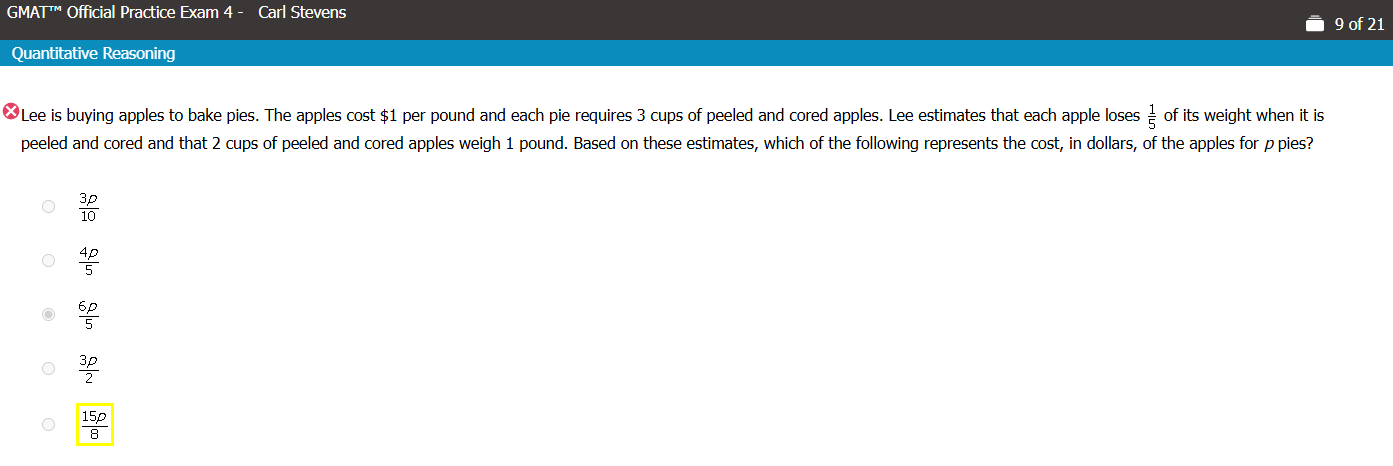
#> input picture screenshots/2025-07-17 11_35_41-Quantitative Reasoning 9 of 21.png, 1393 x 466 px; its folder holds only this picture in this run
$ python remove_yellow.py
#> lines starting #> are read from the running program, lines starting #| are printed output that depends on the picture; after the words box and inside, x2 and y2 are one past the last pixel; in counts of white or black regions, pixels touching at a corner belong together
import cv2
import numpy as np
import os

# --- CONFIGURATION ---
input_folder = "screenshots"     # Folder containing original screenshots
output_folder = "processed"      # Folder to save processed images
os.makedirs(output_folder, exist_ok=True)

# --- HSV Yellow Color Range (tweak if needed) ---
lower_yellow = np.array([20, 100, 100])
upper_yellow = np.array([40, 255, 255])

# --- Supported image formats ---
supported_exts = ('.png', '.jpg', '.jpeg')

# --- Process each image ---
for filename in os.listdir(input_folder):
    if filename.lower().endswith(supported_exts):
        input_path = os.path.join(input_folder, filename)
        output_path = os.path.join(output_folder, filename)

        # Read and convert image
        img = cv2.imread(input_path)
#> img is the input picture: shape (466, 1393, 3); mean B, G, R 231, 228.5, 221.9
        hsv = cv2.cvtColor(img, cv2.COLOR_BGR2HSV)
#> hsv: shape (466, 1393, 3); mean H, S, V 6.9, 19, 232.9

        # Create mask for yellow pixels
        mask = cv2.inRange(hsv, lower_yellow, upper_yellow)
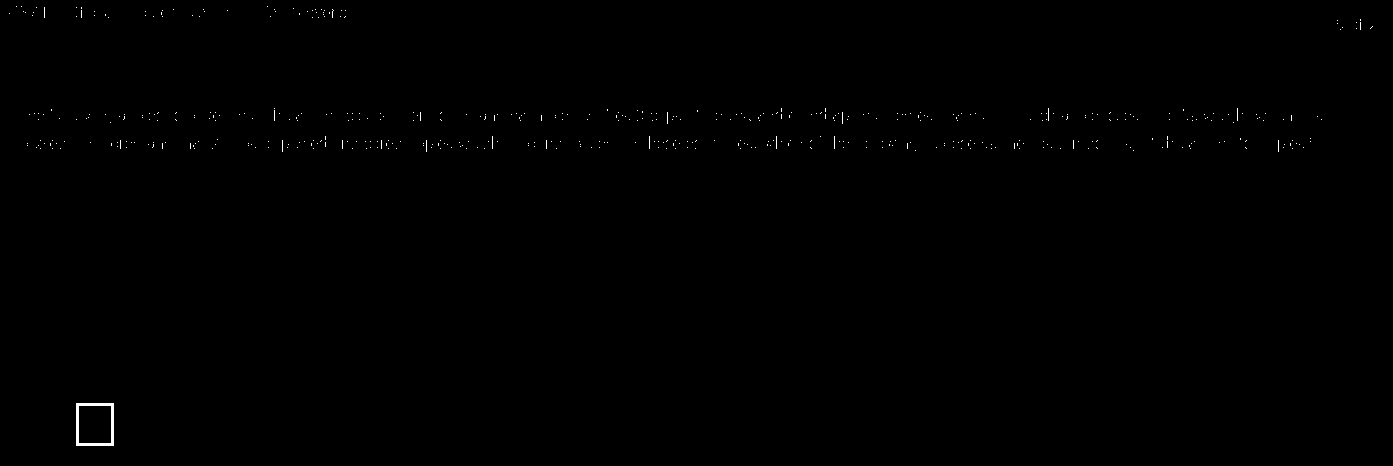
#> mask: shape (466, 1393); 0.2% white in thin lines or dots

        # Replace yellow pixels with white (or black or transparent)
        img[mask != 0] = [255, 255, 255]
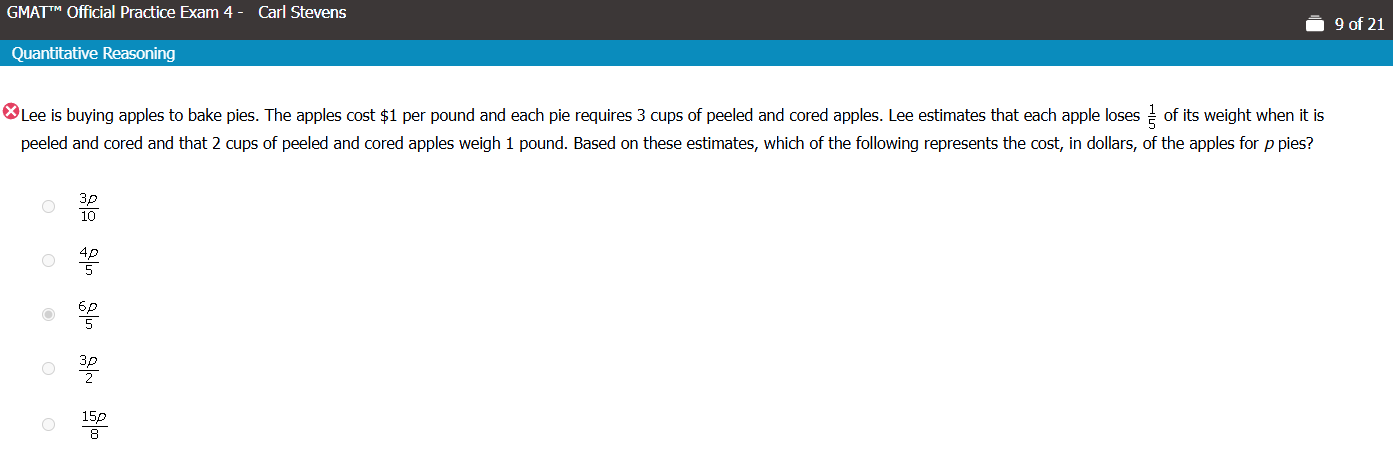
#> img: shape (466, 1393, 3); 0.2% of pixels changed, all inside (x1, y1, x2, y2) = (9, 6, 1373, 446)
        # [8 lines of commented-out code are left out]
        cv2.imwrite(output_path, img)

        gray = cv2.cvtColor(img, cv2.COLOR_BGR2GRAY)
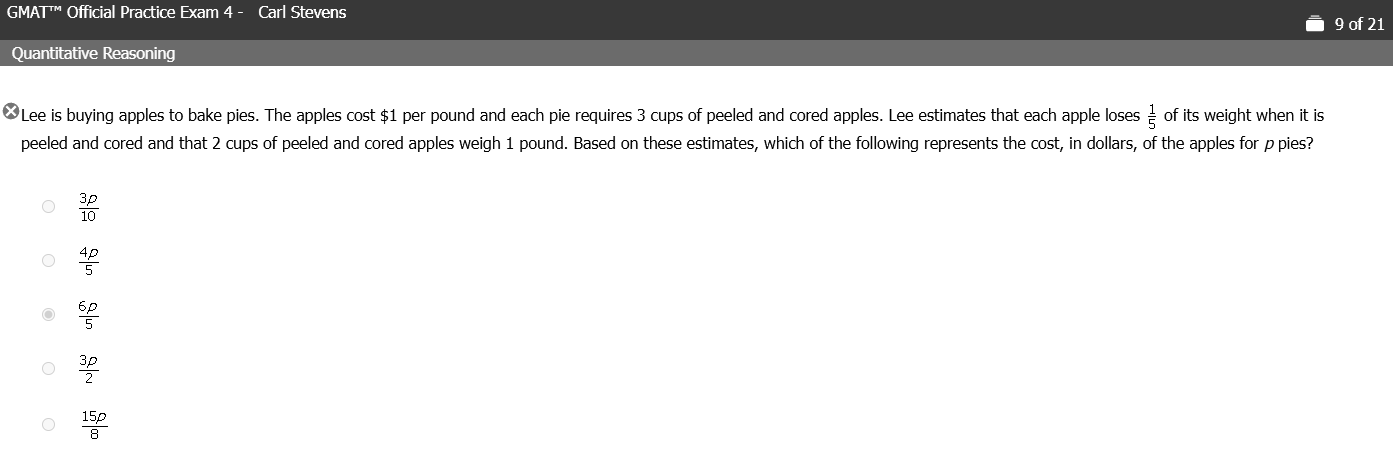
#> gray: shape (466, 1393); min 0, max 255, mean 226.9
        gray_output_path = os.path.splitext(output_path)[0] + "_gray.png"
        cv2.imwrite(gray_output_path, gray)

        print(f"Processed: {filename}")

$ run again, on screenshots/2025-07-17 11_36_22-Quantitative Reasoning 14 of 21.png
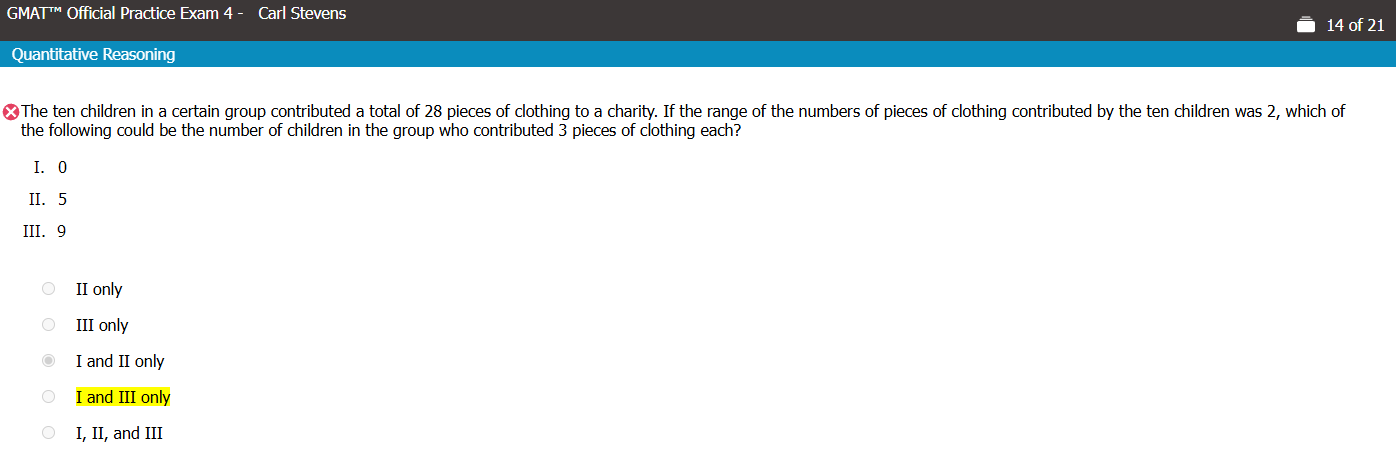
#> input picture screenshots/2025-07-17 11_36_22-Quantitative Reasoning 14 of 21.png, 1396 x 466 px
#> img is the input picture: shape (466, 1396, 3); mean B, G, R 230.5, 228.4, 221.8
#> hsv: shape (466, 1396, 3); mean H, S, V 6.9, 19.4, 232.8
#> `mask = cv2.inRange(hsv, lower_yellow, upper_yellow)`:
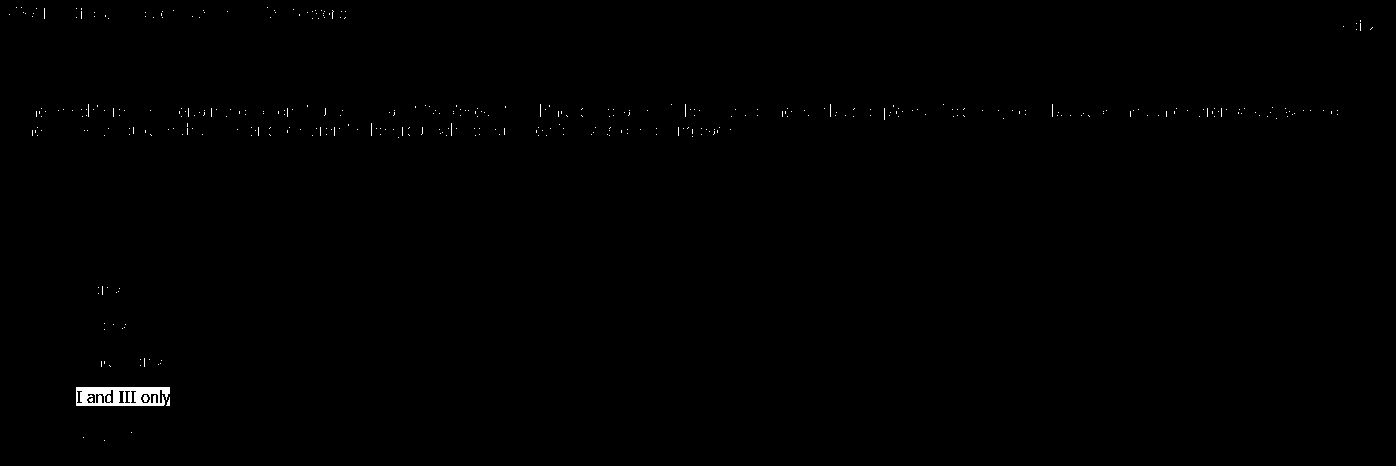
#> mask: shape (466, 1396); 0.33% white; 379 white regions (376 under 20 px), largest, box (x1, y1, x2, y2) and area: (76, 387, 170, 406) 1335, (143, 395, 148, 402) 27, (166, 397, 170, 406) 20
#> img: shape (466, 1396, 3); 0.33% of pixels changed, all inside (x1, y1, x2, y2) = (9, 7, 1373, 441)
#> `gray = cv2.cvtColor(img, cv2.COLOR_BGR2GRAY)`:
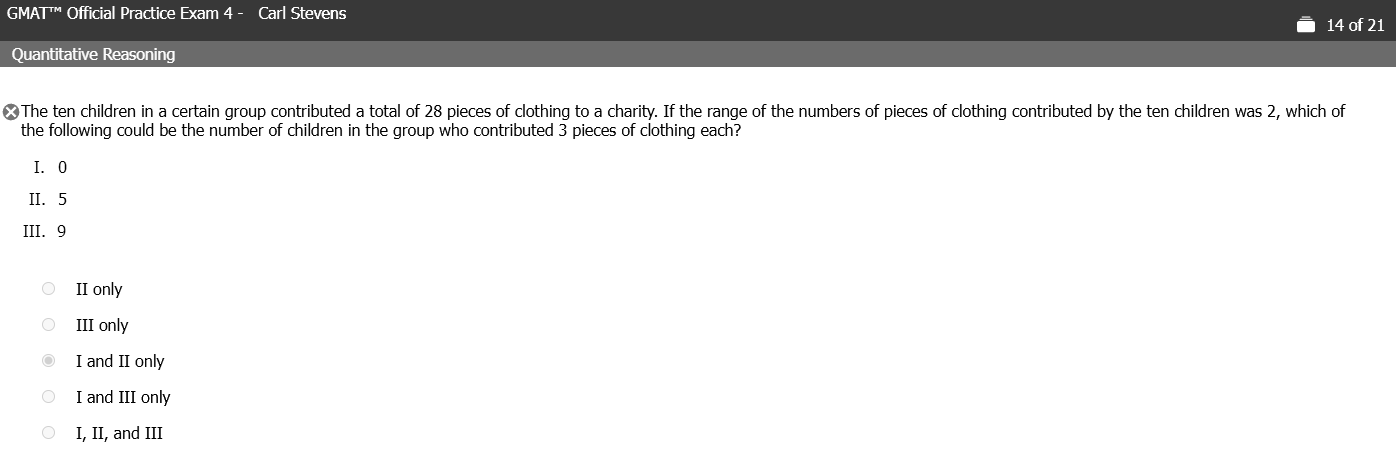
#> gray: shape (466, 1396); min 0, max 255, mean 226.8

$ run again, on screenshots/2025-07-17 11_36_38-Quantitative Reasoning 17 of 21.png
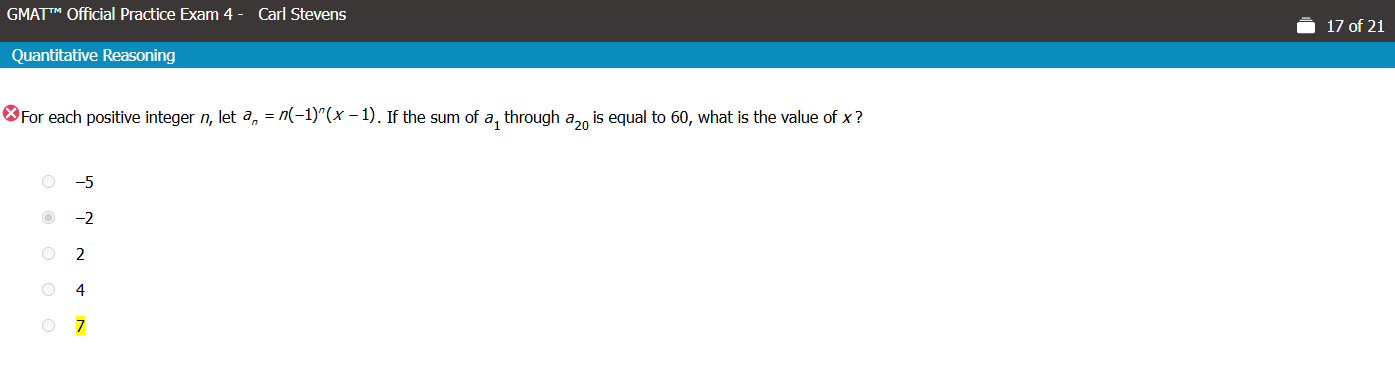
#> input picture screenshots/2025-07-17 11_36_38-Quantitative Reasoning 17 of 21.png, 1395 x 371 px
#> img is the input picture: shape (371, 1395, 3); mean B, G, R 227.1, 223.8, 215.5
#> hsv: shape (371, 1395, 3); mean H, S, V 7.6, 20.7, 228.3
#> `mask = cv2.inRange(hsv, lower_yellow, upper_yellow)`:
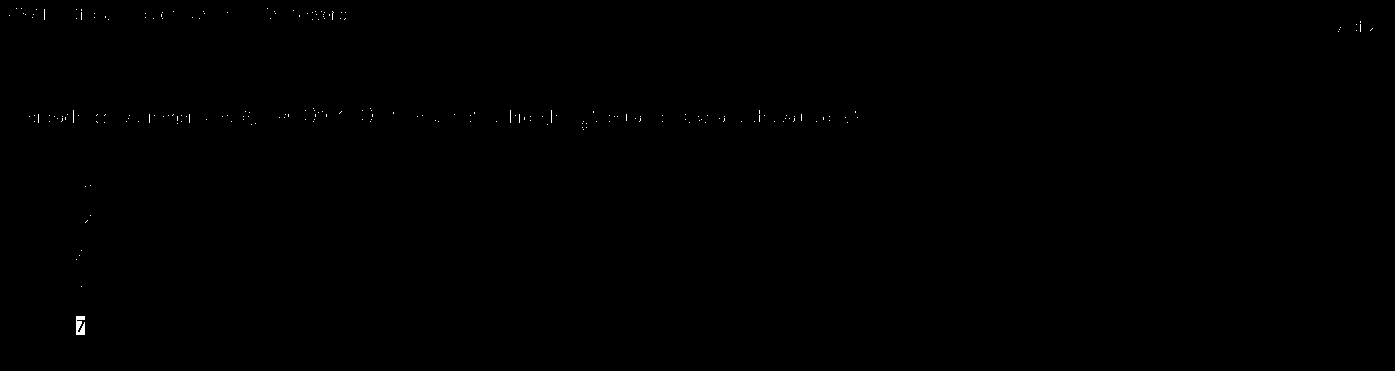
#> mask: shape (371, 1395); 0.1% white in thin lines or dots, all inside (x1, y1, x2, y2) = (9, 8, 1373, 335)
#> img: shape (371, 1395, 3); 0.1% of pixels changed, all inside (x1, y1, x2, y2) = (9, 8, 1373, 335)
#> `gray = cv2.cvtColor(img, cv2.COLOR_BGR2GRAY)`:
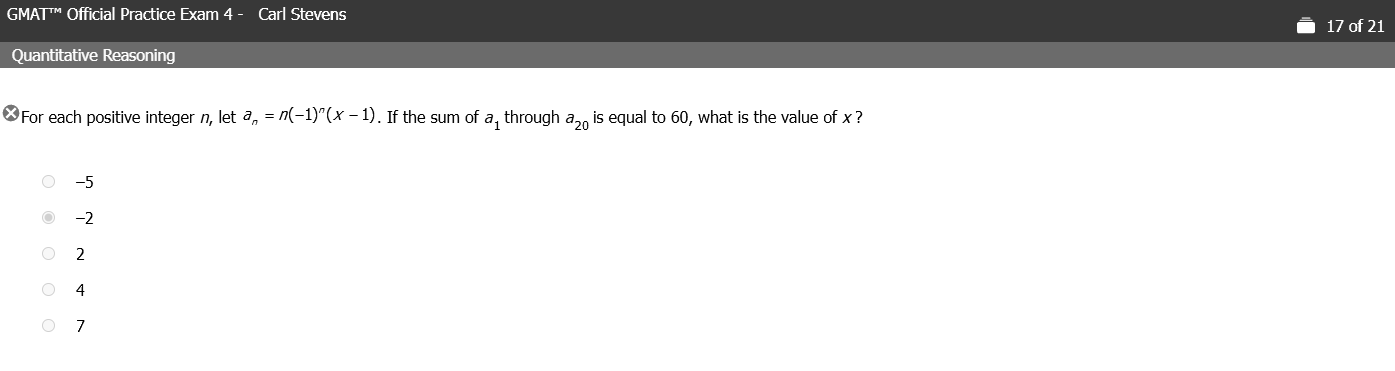
#> gray: shape (371, 1395); min 0, max 255, mean 221.7

$ run again, on screenshots/2025-07-17 11_36_49-Quantitative Reasoning 18 of 21.png
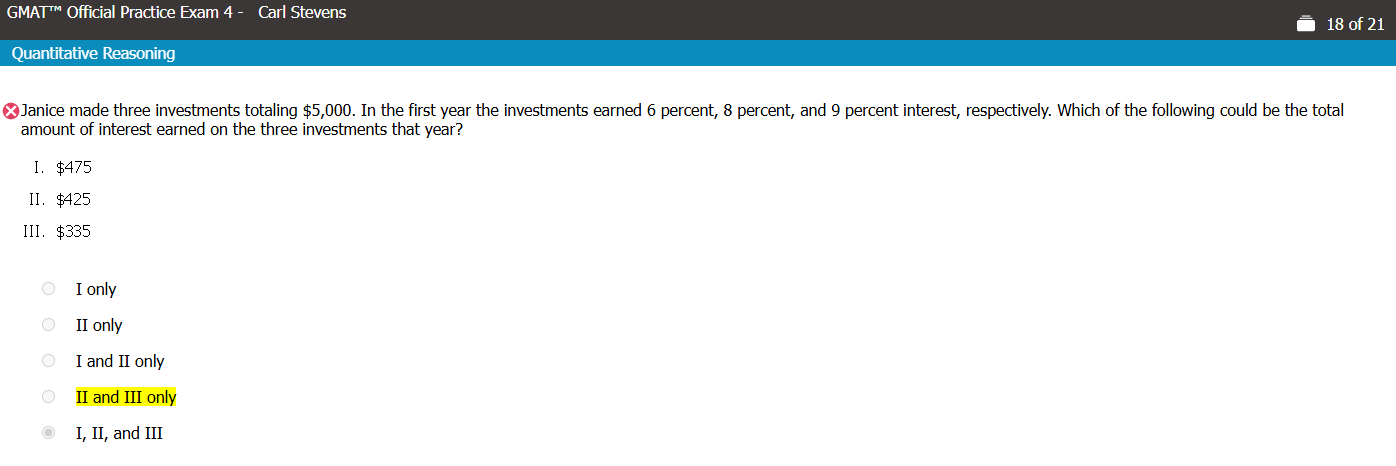
#> input picture screenshots/2025-07-17 11_36_49-Quantitative Reasoning 18 of 21.png, 1396 x 466 px
#> img is the input picture: shape (466, 1396, 3); mean B, G, R 231.2, 229.1, 222.5
#> hsv: shape (466, 1396, 3); mean H, S, V 6.7, 18.8, 233.3
#> `mask = cv2.inRange(hsv, lower_yellow, upper_yellow)`:
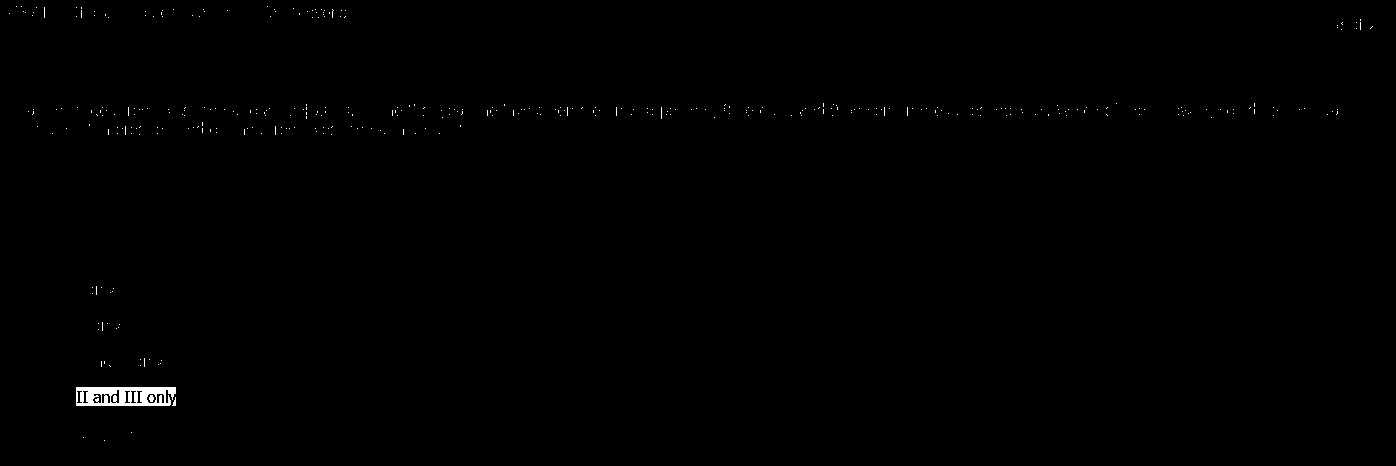
#> mask: shape (466, 1396); 0.32% white; 364 white regions (361 under 20 px), largest, box (x1, y1, x2, y2) and area: (76, 387, 176, 406) 1429, (149, 395, 154, 402) 27, (172, 397, 176, 406) 20
#> img: shape (466, 1396, 3); 0.32% of pixels changed, all inside (x1, y1, x2, y2) = (9, 6, 1373, 441)
#> `gray = cv2.cvtColor(img, cv2.COLOR_BGR2GRAY)`:
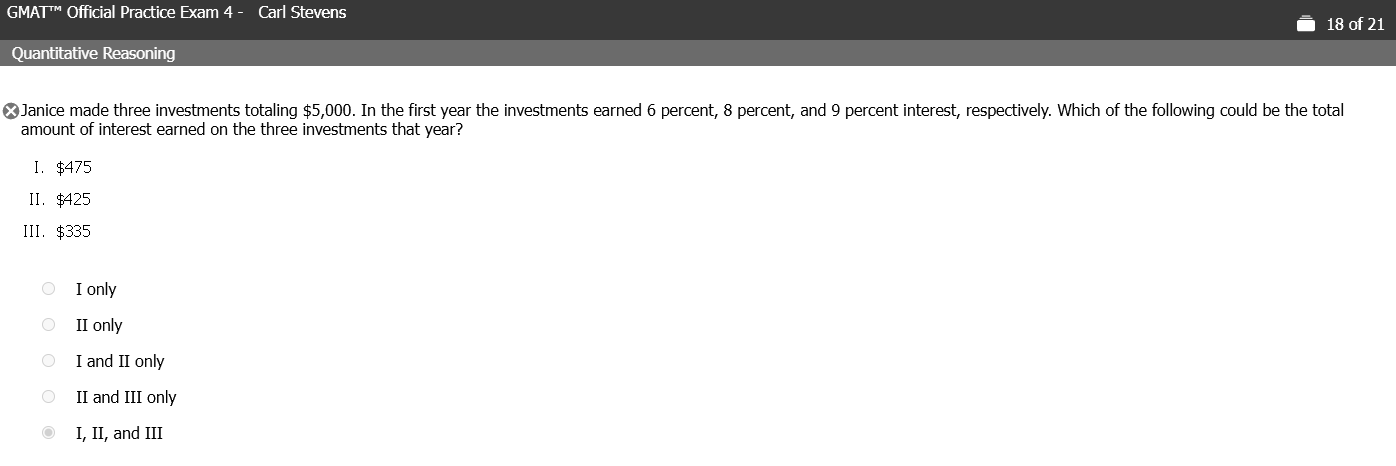
#> gray: shape (466, 1396); min 0, max 255, mean 227.5
